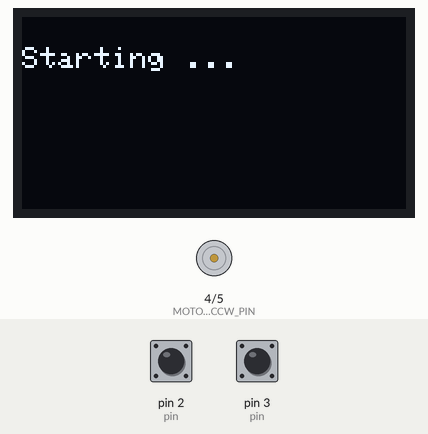
Recording of a sketch running on a simulated Arduino Uno, built with avr-gcc and run on an emulated ATmega328P. Parts: 128×64 one-colour display, motor-driver pin pairs drawn as motors (green arrow = first pin HIGH = forward, orange = second pin HIGH = backward, longer = more drive, scaled by the enable pin). The inputs (shaded band) are chosen by the test bench; at power-on: pin 2 (pin) HIGH, pin 3 (pin) HIGH.

Above: at 2.1 s.
At 4.16 s:
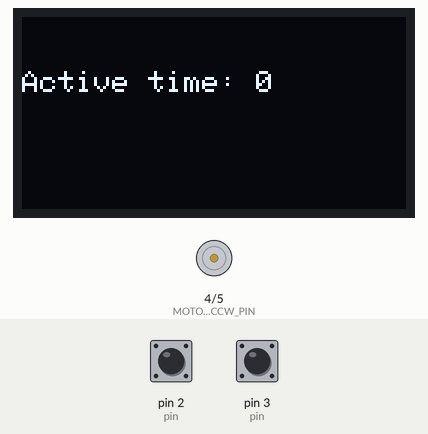
5.3 s: pin 2 (pin) pulsed LOW 2 times (0.12 s each, 0.3 s apart)
At 7.5 s:
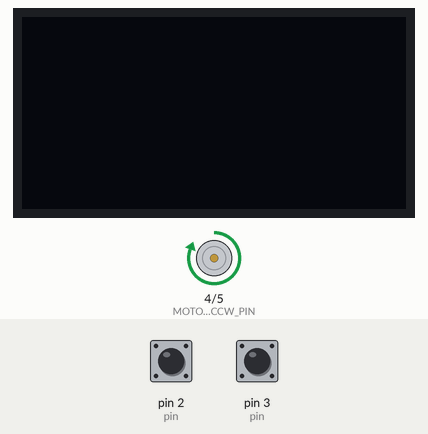
Timing chart, 0 to 9.0 s (numbered marks = the images above; inputs shaded):
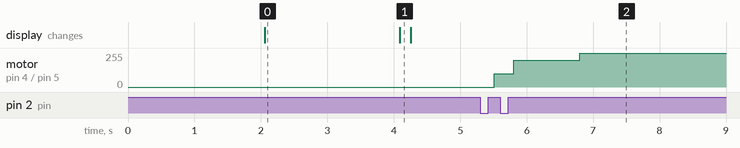

Measured:
- after the input at 5.3 s, motor on pin 4 (MOTOR_CCW_PIN) / pin 5 (MOTOR_CW_PIN): stopped → forward 100/255 after 0.21 s, → forward 200/255 0.29 s later, → forward 255/255 0.99 s later
- what the display in image 0 shows lasts 2.0 s, from 2.1 s to 4.1 s

The sketch:

Exercise3.ino
```cpp
#include <avr/wdt.h>
#include <Wire.h>
#include <Adafruit_GFX.h>
#include <Adafruit_SSD1306.h>

struct Timer
{
    unsigned long startTime;

    void reset()
    {
        startTime = millis();
    }

    unsigned long getElapsedTime()
    {
        return millis() - startTime;
    }

    bool isFinished(unsigned long duration)
    {
        return getElapsedTime() >= duration;
    }
};

struct Button
{
    int pin;
    // true for pulldown, false for pullup
    bool pulldown;

    bool state = false;
    bool prevState = false;
    bool pressed = false;
    bool released = false;

    int debounceTime = 50;
    Timer debounceTimer;

    volatile bool detectedInterrupt = false;

    void updateInterrupt()
    {
        detectedInterrupt = true;
        debounceTimer.reset();
    }

    void update()
    {
        if (!debounceTimer.isFinished(debounceTime))
            return;

        if (!detectedInterrupt)
            return;

        if (pulldown)
            state = digitalRead(pin);
        else
            state = !digitalRead(pin);

        pressed = state && !prevState;
        released = !state && prevState;
        prevState = state;

        if (!pressed && !released)
        	detectedInterrupt = false;
    }
};

volatile byte motorState = 0;

const int MOTOR_CCW_PIN = 4;
const int MOTOR_CW_PIN = 5;
const int MOTOR_ENABLE_PIN = 6;

Button speedUpButton;
Button speedDownButton;

//////////////////// OLED Setup from tutorial ///////////////////////
// https://arduinogetstarted.com/tutorials/arduino-oled

#define SCREEN_WIDTH 128 // OLED display width,  in pixels
#define SCREEN_HEIGHT 64 // OLED display height, in pixels

// declare an SSD1306 display object connected to I2C
Adafruit_SSD1306 oled(SCREEN_WIDTH, SCREEN_HEIGHT, &Wire, -1);

void setupOled()
{
    // initialize OLED display with address 0x3C for 128x64
    if (!oled.begin(SSD1306_SWITCHCAPVCC, 0x3C))
    {
        Serial.println(F("SSD1306 allocation failed"));

        // Enable the watchdog timer so the microcontroller resets after 2 seconds
        wdt_enable(WDTO_2S);
        while (true)
        {
            // Since the conenction failed,
            // wait for the watchdog timer to restart the microcontroller
        }
    }

    delay(2000);         // wait for initializing
    oled.clearDisplay(); // clear display

    oled.setTextSize(1);          // text size
    oled.setTextColor(WHITE);     // text color
    oled.setCursor(0, 10);        // position to display
    oled.println("Starting ..."); // text to display
    oled.display();               // show on OLED
    delay(2000);
}

void printToDisplay(String message)
{
    oled.clearDisplay();
    oled.println(message);
    oled.display();
}

void printMotorSpeed()
{
    String message = "Motor speed: " + String(motorState);
    printToDisplay(message);
}

void writeMotorSpeed(int speed)
{
    // Set the direction
    digitalWrite(MOTOR_CW_PIN, LOW);
    digitalWrite(MOTOR_CCW_PIN, HIGH);

    // Set the speed
    analogWrite(MOTOR_ENABLE_PIN, speed);
}

void updateMotorSpeed()
{
    switch (motorState)
    {
    // Stopped
    case 0:
        writeMotorSpeed(0);
        break;
    // Slow
    case 1:
        writeMotorSpeed(100);
        break;
    // Medium
    case 2:
        writeMotorSpeed(200);
        break;
    // Fast
    case 3:
        writeMotorSpeed(255);
        break;
    }
}

void increaseMotorState()
{
    if (motorState < 3)
    {
        motorState += 1;
    }
}

void decreaseMotorState()
{
    if (motorState > 0)
    {
        motorState -= 1;
    }
}

void updateMotorSpeedControls()
{
    if (speedUpButton.pressed)
    {
        increaseMotorState();
    }

    if (speedDownButton.pressed)
    {
        decreaseMotorState();
    }
}

void onSpeedUpButtonPressed()
{
    speedUpButton.updateInterrupt();
}

void onSpeedDownButtonPressed()
{
    speedDownButton.updateInterrupt();
}

///////////////////////////////////////////////////////
///////////////////// Extra Logic /////////////////////
///////////////////////////////////////////////////////

Timer buttonHoldTimer;

void updateButtonHolds()
{
    if (!speedUpButton.state && !speedDownButton.state)
    {
        buttonHoldTimer.reset();
    }

    if (buttonHoldTimer.isFinished(1000))
    {
        if (speedUpButton.state)
        {
            increaseMotorState();
        }

        if (speedDownButton.state)
        {
            decreaseMotorState();
        }

        buttonHoldTimer.reset();
    }
}

///////////////////////////////////////////////////////

Timer activeTime;

void printActiveTime()
{
    String message = "Active time: " + String(activeTime.getElapsedTime());
    printToDisplay(message);
}

void updateActiveTime()
{
    if (motorState == 0)
    {
        activeTime.reset();
    }
}

///////////////////////////////////////////////////////

int oledSequenceStep = 0;
Timer oledSequenceTimer;

void updateOledTimer()
{
    if (oledSequenceTimer.isFinished(1000))
    {
        oledSequenceStep += 1;
        oledSequenceTimer.reset();
    }
}

void updateOledScreen()
{

    switch (oledSequenceStep)
    {
    case 0:
        printMotorSpeed();
        break;
    case 1:
        printActiveTime();
        break;
    default:
        oledSequenceStep = 0;
        break;
    }
}

///////////////////////////////////////////////////////
///////////////////////////////////////////////////////
///////////////////////////////////////////////////////

void setup()
{
    Serial.begin(9600);

    setupOled();

    pinMode(MOTOR_CCW_PIN, OUTPUT);
    pinMode(MOTOR_CW_PIN, OUTPUT);
    pinMode(MOTOR_ENABLE_PIN, OUTPUT);

    speedUpButton.pin = 2;
    speedUpButton.pulldown = true;
    pinMode(speedUpButton.pin, INPUT);

    speedDownButton.pin = 3;
    speedDownButton.pulldown = true;
    pinMode(speedDownButton.pin, INPUT);

    attachInterrupt(digitalPinToInterrupt(speedUpButton.pin), onSpeedUpButtonPressed, CHANGE);
    attachInterrupt(digitalPinToInterrupt(speedDownButton.pin), onSpeedDownButtonPressed, CHANGE);
}

void loop()
{
    speedUpButton.update();
    speedDownButton.update();

    updateMotorSpeedControls();
    updateButtonHolds();

    updateActiveTime();
    updateOledTimer();
    updateOledScreen();

    updateMotorSpeed();
}
```
